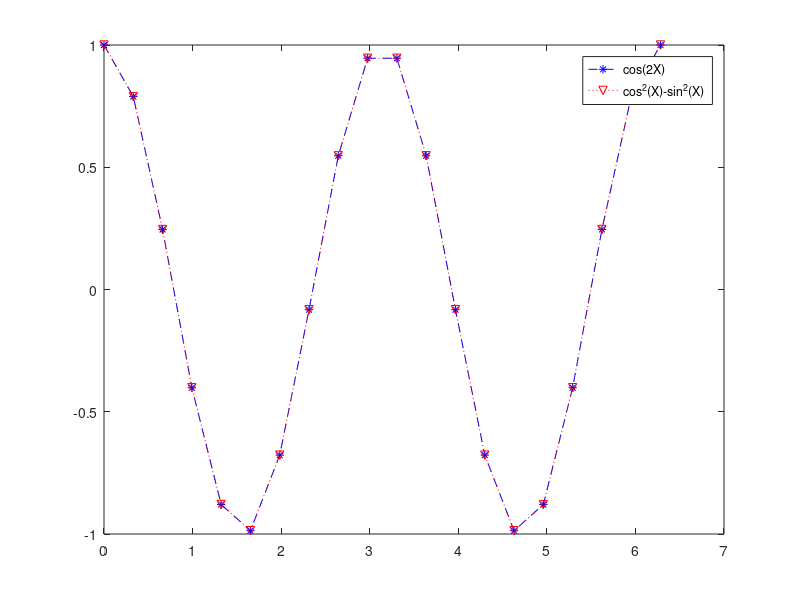

Write the MATLAB code that produced this figure.
X = linspace(0,2*pi,20);
Y1 = cos(2*X);
plot(X,Y1,'b*--')
hold on
Y2 = (cos(X).*cos(X))-(sin(X).*sin(X));
plot(X,Y2,'rv:')
legend('cos(2X)','cos^2(X)-sin^2(X)')
